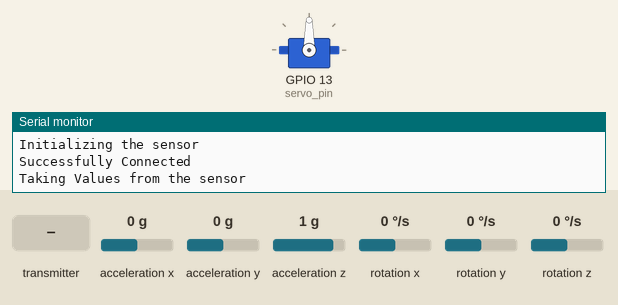
Simulated run of this sketch. Board: ESP32. Parts: servo, the last lines printed to the serial monitor. Inputs (shaded band) come from the test bench; at power-on: acceleration x 0 g, acceleration y 0 g, acceleration z 1 g, rotation x 0 °/s, rotation y 0 °/s, rotation z 0 °/s.

Above: at 3.2 s.
3.3 s: the transmitter starts sending var1 = 0
At 3.6 s:
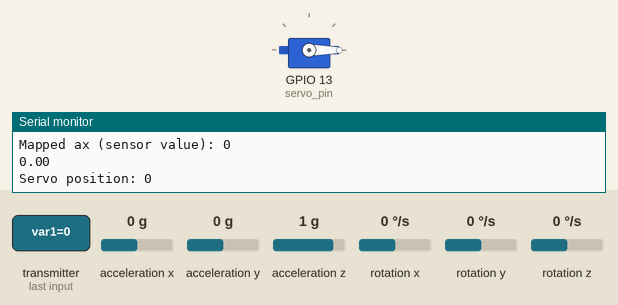
4.8 s: acceleration x set to -1.4 g
At 5.7 s:
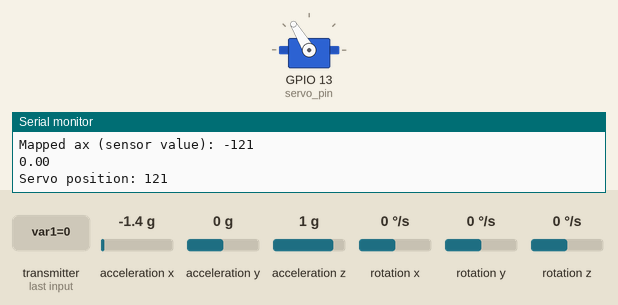
6.3 s: the transmitter starts sending var1 = 25
At 7.4 s:
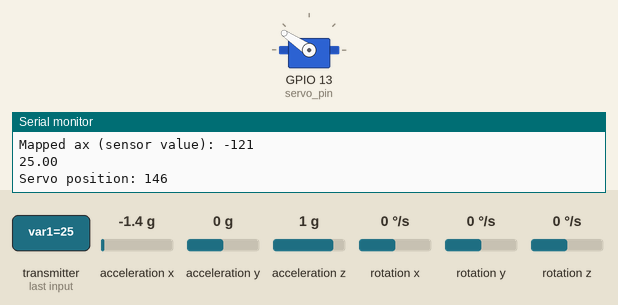
7.8 s: acceleration x set to 0 g
At 9.0 s:
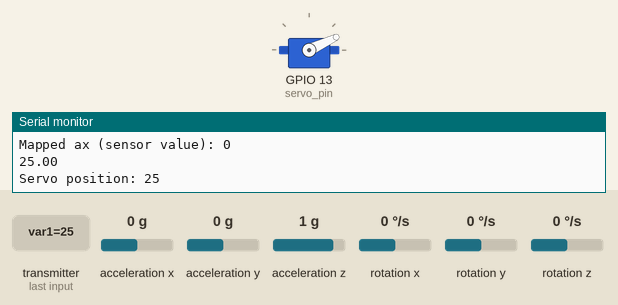
9.3 s: the transmitter starts sending var1 = 50
At 10.5 s:
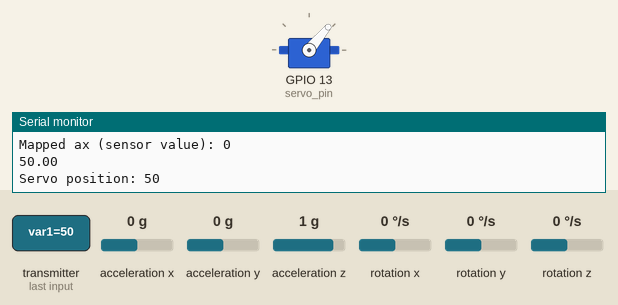
10.8 s: the transmitter starts sending var1 = 100
At 11.5 s:
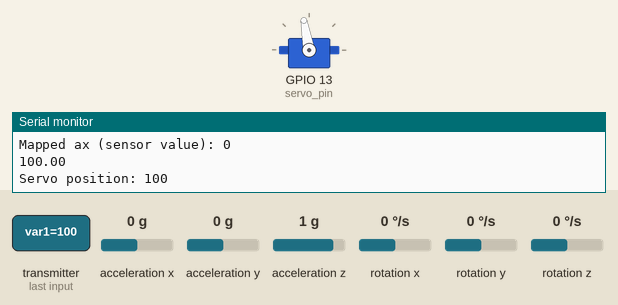
Timing chart, 0 to 13.3 s (numbered marks = the images above; inputs shaded):
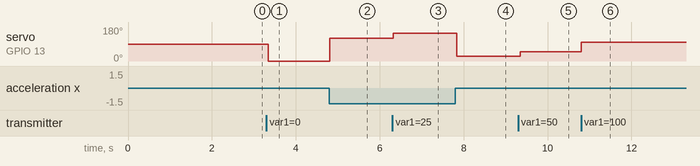

Measured:
- after the input at 3.3 s, servo on GPIO 13 (servo_pin): 90° → 0° at once
- after the input at 4.8 s, servo on GPIO 13 (servo_pin): 0° → 121° at once
- after the input at 6.3 s, servo on GPIO 13 (servo_pin): 121° → 146° at once
- after the input at 7.8 s, servo on GPIO 13 (servo_pin): 146° → 25° at once
- after the input at 9.3 s, servo on GPIO 13 (servo_pin): 25° → 50° after 0.05 s
- after the input at 10.8 s, servo on GPIO 13 (servo_pin): 50° → 100° at once

The sketch:

reciever.ino
```cpp
#include <esp_now.h>
#include <WiFi.h>
#include <Wire.h>
#include <MPU6050.h>
#include <ESP32Servo.h>

Servo sg90;
int servo_pin = 13;
MPU6050 sensor;
int16_t ax, ay, az;
int16_t gx, gy, gz;

// Structure to hold the data
typedef struct struct_message {
    double var1;
    double var2;
} struct_message;

struct_message myData;
int xc, yc;


bool dataReceived = false;

void OnDataRecv(const esp_now_recv_info* info, const uint8_t* incomingData, int len) {

    memcpy(&myData, incomingData, sizeof(myData));


    dataReceived = true;

    // Print received joystick values
    //Serial.print("Received var1: ");
    //Serial.println(myData.var1);
    //Serial.print("Received var2: ");
    //Serial.println(myData.var2);
}

void setup() {

    Serial.begin(115200);


    WiFi.mode(WIFI_STA);

    sg90.attach(servo_pin);

    Wire.begin();

    Serial.println("Initializing the sensor");
    sensor.initialize();

    if (sensor.testConnection()) {
        Serial.println("Successfully Connected");
    } else {
        Serial.println("Connection failed");
    }

    delay(1000);
    Serial.println("Taking Values from the sensor");
    delay(1000);

    if (esp_now_init() != ESP_OK) {
        Serial.println("Error initializing ESP-NOW");
        return;
    }

    esp_now_register_recv_cb(OnDataRecv);
}

void loop() {

    if (dataReceived) {

        dataReceived = false;

        sensor.getMotion6(&ax, &ay, &az, &gx, &gy, &gz);

        ax = map(ax, -17000, 17000, -90, 90);

        Serial.print("Mapped ax (sensor value): ");
        Serial.println(ax);
        Serial.println(myData.var1);

        int servoPosition = myData.var1 - ax;

        // Ensure the servo position is within the valid range (0 to 180)
        servoPosition = constrain(servoPosition, 0, 180);

        sg90.write(servoPosition);

        Serial.print("Servo position: ");
        Serial.println(servoPosition);
    }

    sensor.getMotion6(&ax, &ay, &az, &gx, &gy, &gz);
    ax = map(ax, -17000, 17000, 0, 180);
    delay(50);
}
```
